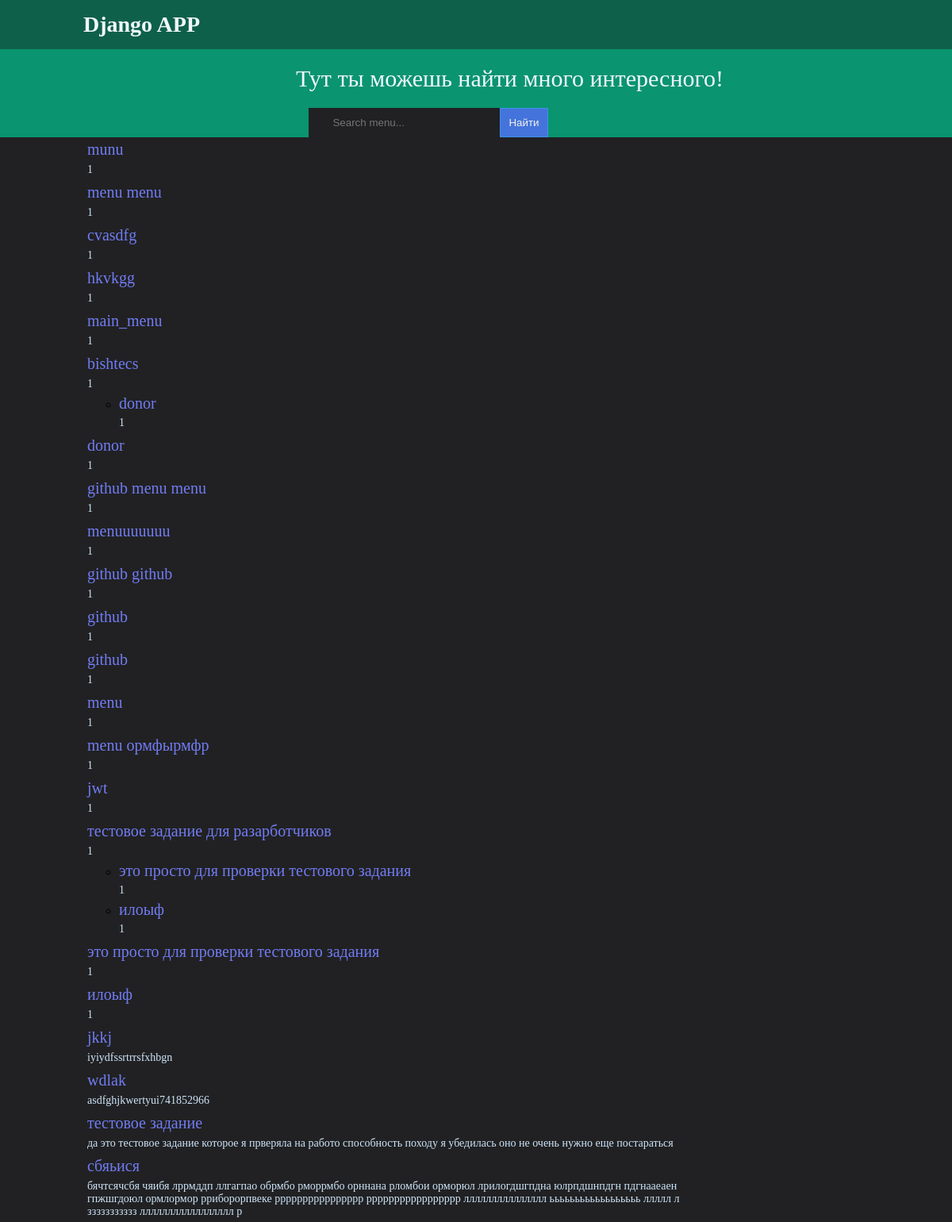
/menu/, run on an earlier commit of the app's database.
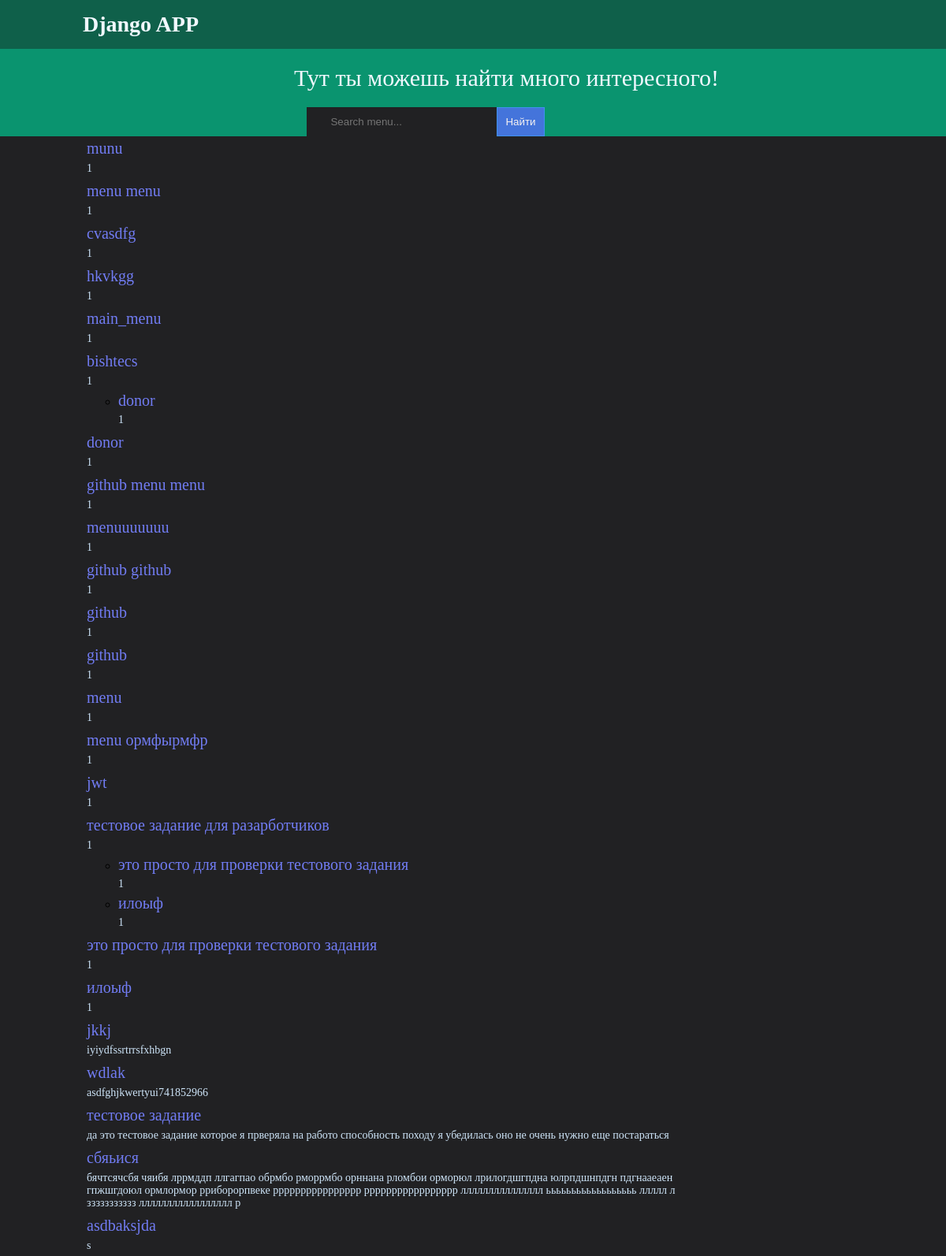
And on a later commit of the database.
### menu/models.py (models this page shows, shortened)
class MenuItem(models.Model):
    title = models.CharField(max_length=100)
    parent = models.ForeignKey('self', related_name='children', null=True, blank=True, on_delete=models.CASCADE)
    url = models.CharField(max_length=150)
    description = models.CharField(max_length=255)
    is_active = models.BooleanField(default=False)
    class Meta:
        verbose_name = 'Menu'

### menu/views.py (the view)
# urls.py: path('', my_view, name='my_view_default'),
def my_view(request, menu_name=None):
    if 'q' in request.GET:
        menu_name = request.GET['q']
    if menu_name:
        menu_items = draw_menu(request, menu_name)
    else:
        menu_items = draw_menu(request, '')
    return render(request, 'home.html', {'menu_items': menu_items})

### menu/templatetags/menu_tags.py (called while the page is built)
@register.simple_tag(takes_context=True)
def draw_menu(request, menu_name):
    current_url = request.path
    menu_items = MenuItem.objects.filter(title__icontains=menu_name).all()
    menu_data = []
    for item in menu_items:
        menu_data.append(process_menu_item(item, current_url))
    return menu_data

def process_menu_item(menu_item, current_url):
    data = {
        'title': menu_item.title,
        'url': menu_item.url if menu_item.url else '',
        'is_active': current_url == menu_item.url or current_url.startswith(menu_item.url),
        'description': menu_item.description
    }
    if menu_item.children.exists():
        data['children'] = []
        for child_item in menu_item.children.all():
            data['children'].append(process_menu_item(child_item, current_url))
    return data

### menu/templates/home.html (shortened to what this page needs)
<!DOCTYPE html>
<html>
<head>
</head>
<body>
        <h2>Django APP</h2>
    <div class="search-container">
        <h1 class="title">Тут ты можешь найти много интересного!</h1>
        <form action="http://127.0.0.1:8000/menu/" class="form-input" method="get">
            <input type="text" name="q" placeholder="Search menu..." class="search-input">
            <button type="submit" class="search-button">Найти</button>
        </form>
    </div>
    <div class="content">
        <ul>
            {% for item in menu_items %}
            <h3 {% if item.is_active %} class="active"{% endif %}>
                <a href="{{ item.url }}">{{ item.title }}</a></h3>
                {% if item.description %}
                    <p>{{ item.description }}</p>
                {% endif %}
                {% if item.children %}
                    <ul>
                        {% for child_item in item.children %}
                            <li>
                                <a href="{{ child_item.url }}">{{ child_item.title }}</a>
                                {% if child_item.description %}
                                    <p>{{ child_item.description }}</p>
                                {% endif %}
                            </li>
                        {% endfor %}
                    </ul>
                {% endif %}
            {% endfor %}
        </ul>
    </div>
</body>
</html>

### menu/templates/home.html (style rules this page uses)
* { margin: 0; background-color: rgb(33, 33, 35); }
h2 { font-size: 28px; font-weight:1px; color: aliceblue; background-color:rgb(15, 96, 74); padding: 15px; padding-left: 105px; }
h1 { font-size: 30px; font-weight: 1; color: aliceblue; background-color:rgb(10, 148, 111); padding: 20px; padding-left: 105px; }
p { margin: 5px 0; font-size: 14px; color: rgb(206, 229, 249); max-width: 70%; display: block; }
h3 { margin-bottom: 3px; color: aliceblue; font-weight: 2; font-size: 25px; }
.search-container { display: flex; justify-content: space-between; align-items: center; background-color:rgb(10, 148, 111); }
.search-input { border: 0px solid #eff2f7; padding: 10px 30px; color: #f5f1f1; }
.search-button { background-color: rgb(68, 116, 219); color: #f5f1f1; padding: 10px 10px; border: 1px solid #3f91ef; }
form { margin-right: 120px; }
.content { margin-left: 70px; }
a { margin-bottom: 3px; color:rgb(113, 124, 243); font-size: 20px; text-decoration: none; }
@media only screen and (max-width: 1250px) { .search-container { flex-direction: column; margin-left: 0; } }

What changed in the data, as far as the page shows it:
added MenuItem: title "asdbaksjda"
Also different on the page:
new list line: "s"
